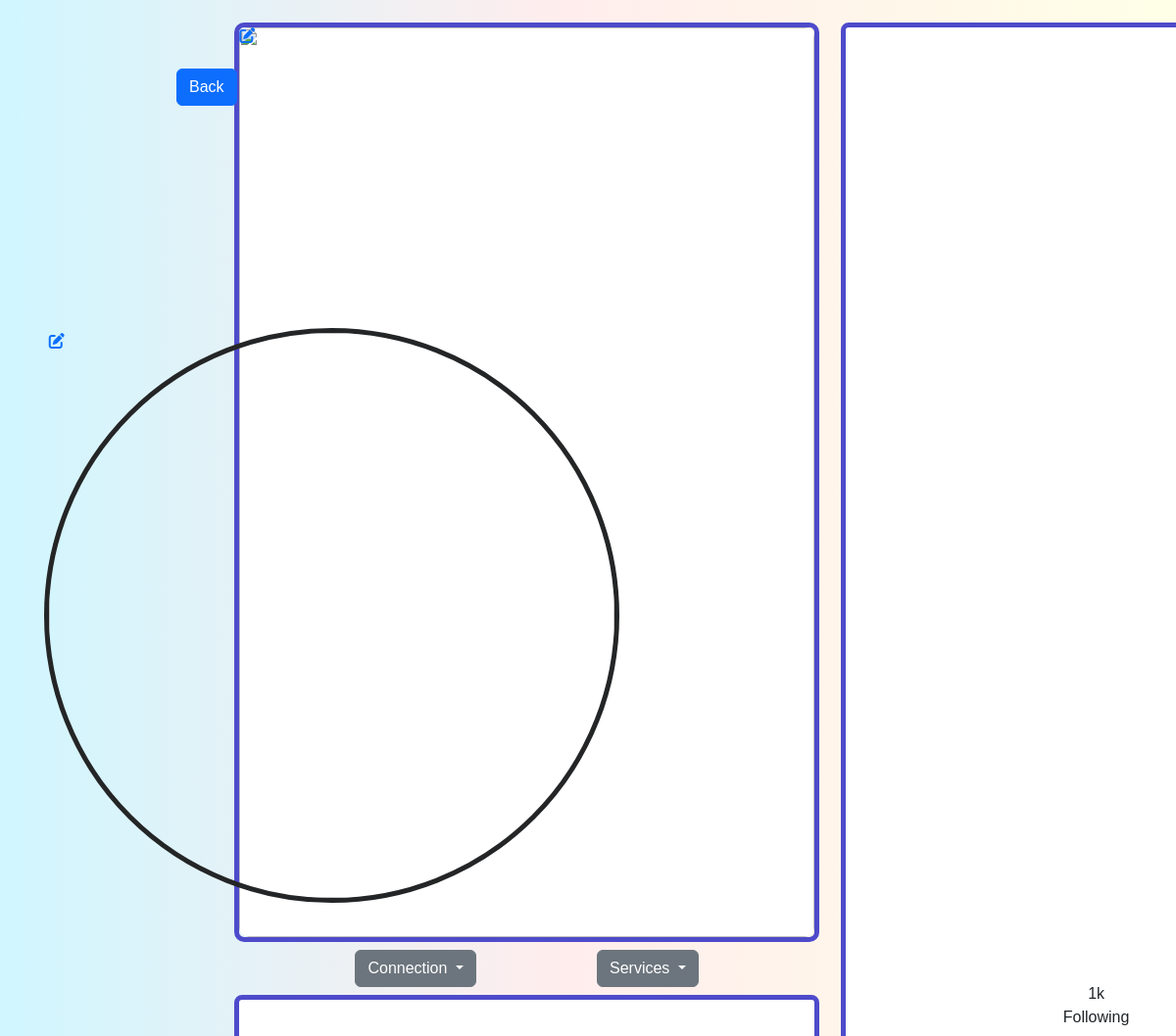
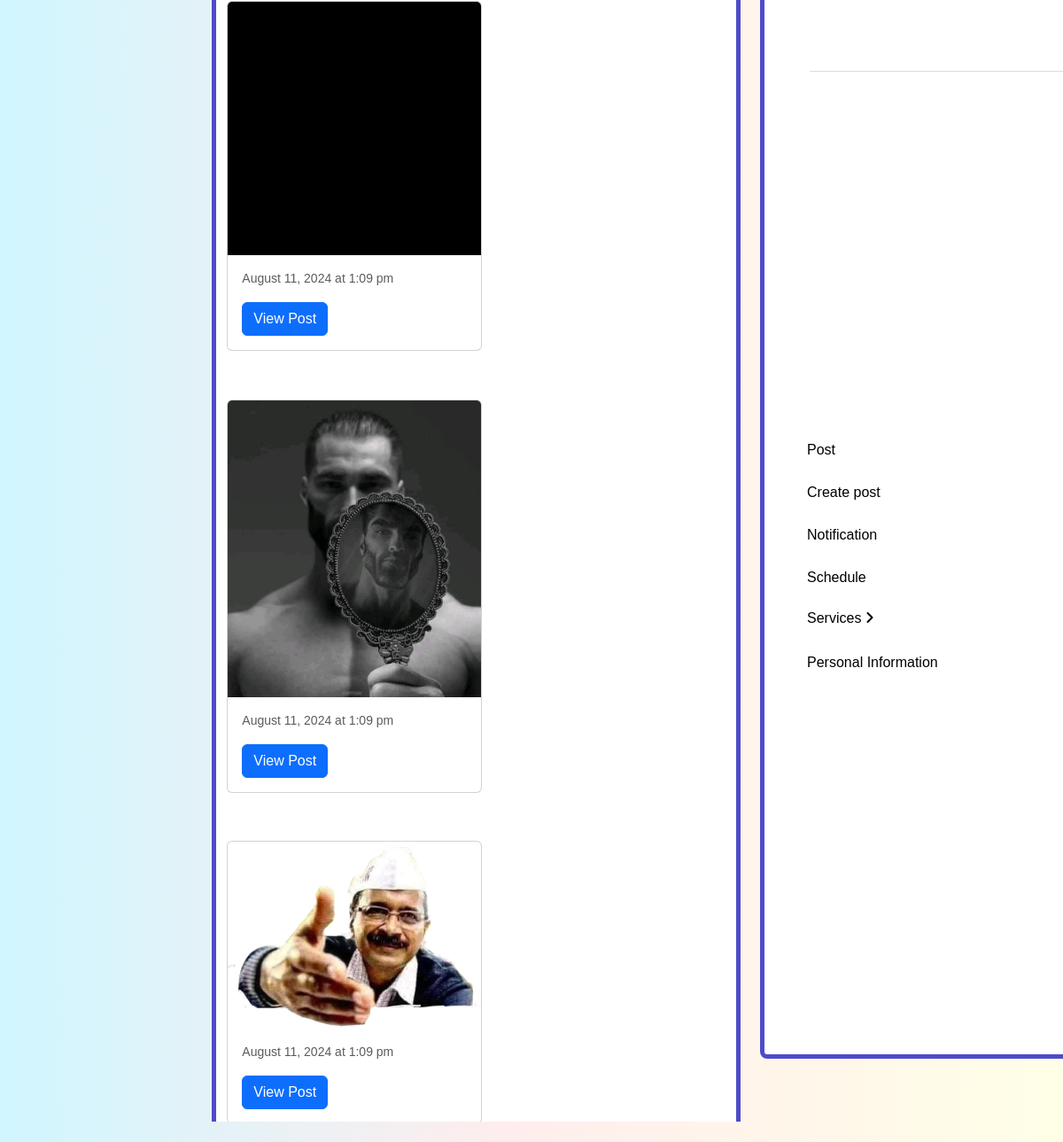
Screenshot of /users/profile.php?sideprof=32 (signed in) with the database file from the repository (2 pictures, top to bottom).
### tables this page shows
CREATE TABLE `posts` (
  `post_id` int(11) NOT NULL,
  `user_no` int(11) DEFAULT NULL,
  `relation` varchar(10) DEFAULT NULL,
  `services` varchar(10) DEFAULT NULL,
  `caption` text DEFAULT NULL,
  `postphoto` varchar(255) DEFAULT NULL,
  `timestamp` timestamp NOT NULL DEFAULT current_timestamp()
);

### include/profileincluded/userspost.php (the view, shortened to what this page needs)
<?php
if (!empty($posts)): ?>
    <?php foreach ($posts as $post): ?>
        <?php
        $timestamp = htmlspecialchars($post['timestamp']);
        $postphoto = htmlspecialchars($post['postphoto']);
        $dateTime = new DateTime($timestamp);
        $formattedDate = $dateTime->format('F j, Y');
        $formattedTime = $dateTime->format('g:i a');
        $hasImage = !empty(trim($postphoto));
        ?>
        <div class="card" style="width: 18rem; margin-bottom: 1rem;">
            <?php if ($hasImage): ?>
                <img src="../include/posts_images/<?php echo htmlspecialchars($postphoto); ?>" class="card-img-top" alt="Post Image">
            <?php endif; ?>
            <div class="card-body">
                <p class="card-text"><small class="text-muted"><?php echo htmlspecialchars($formattedDate . ' at ' . $formattedTime); ?></small></p>
                <a href="#" class="btn btn-primary">View Post</a>
            </div>
        </div>
    <?php endforeach; ?>
<?php else: ?>
    <p>No posts available.</p>
<?php endif; ?>

### users/profile.css (style rules this page uses)
body { padding: 0; margin: 0; overflow-x: hidden; font-family: Arial, Helvetica, sans-serif; background: linear-gradient(89.9deg, rgb(208, 246, 255) 0.1%, rgb(255, 237, 237) 47.9%, rgb(255, 255, 231) 100.2%); }

### users/user_operation/editdetails/editprofile.php (style rules this page uses)
.card { margin-top: 5%; }

### rows the page displays
posts: postphoto (picture), timestamp "August 11, 2024 at 1:09 pm"
posts: postphoto (picture), timestamp "August 11, 2024 at 1:09 pm"
posts: postphoto (picture), timestamp "August 11, 2024 at 1:09 pm"
